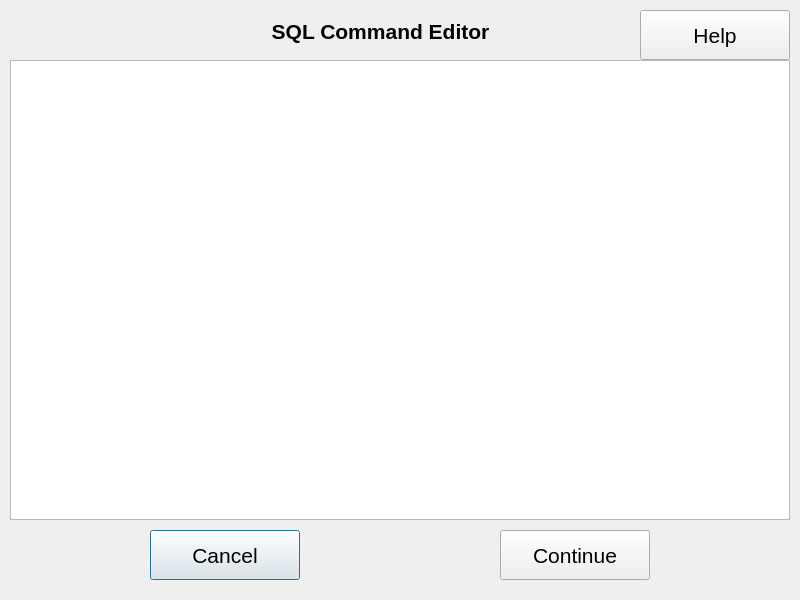
<?xml version="1.0" encoding="UTF-8"?>
<ui version="4.0">
 <class>SQLTest</class>
 <widget class="QDialog" name="SQLTest">
  <property name="geometry">
   <rect>
    <x>0</x>
    <y>0</y>
    <width>800</width>
    <height>600</height>
   </rect>
  </property>
  <property name="font">
   <font>
    <pointsize>16</pointsize>
   </font>
  </property>
  <property name="windowTitle">
   <string>SQL Check</string>
  </property>
  <property name="windowIcon">
   <iconset>
    <normaloff>../../../../usr/share/machinetrans/resources/logo.png</normaloff>../../../../usr/share/machinetrans/resources/logo.png</iconset>
  </property>
  <widget class="QTextEdit" name="sqlEdit">
   <property name="geometry">
    <rect>
     <x>10</x>
     <y>60</y>
     <width>780</width>
     <height>460</height>
    </rect>
   </property>
  </widget>
  <widget class="QLabel" name="titleLbl">
   <property name="geometry">
    <rect>
     <x>210</x>
     <y>20</y>
     <width>341</width>
     <height>23</height>
    </rect>
   </property>
   <property name="font">
    <font>
     <pointsize>16</pointsize>
     <weight>75</weight>
     <bold>true</bold>
    </font>
   </property>
   <property name="text">
    <string>SQL Command Editor</string>
   </property>
   <property name="alignment">
    <set>Qt::AlignCenter</set>
   </property>
  </widget>
  <widget class="QPushButton" name="cancelBttn">
   <property name="geometry">
    <rect>
     <x>150</x>
     <y>530</y>
     <width>150</width>
     <height>50</height>
    </rect>
   </property>
   <property name="text">
    <string>Cancel</string>
   </property>
  </widget>
  <widget class="QPushButton" name="acceptBttn">
   <property name="geometry">
    <rect>
     <x>500</x>
     <y>530</y>
     <width>150</width>
     <height>50</height>
    </rect>
   </property>
   <property name="text">
    <string>Continue</string>
   </property>
  </widget>
  <widget class="QPushButton" name="helpBttn">
   <property name="geometry">
    <rect>
     <x>640</x>
     <y>10</y>
     <width>150</width>
     <height>50</height>
    </rect>
   </property>
   <property name="text">
    <string>Help</string>
   </property>
  </widget>
 </widget>
 <tabstops>
  <tabstop>helpBttn</tabstop>
  <tabstop>sqlEdit</tabstop>
  <tabstop>cancelBttn</tabstop>
  <tabstop>acceptBttn</tabstop>
 </tabstops>
 <resources/>
 <connections/>
</ui>
